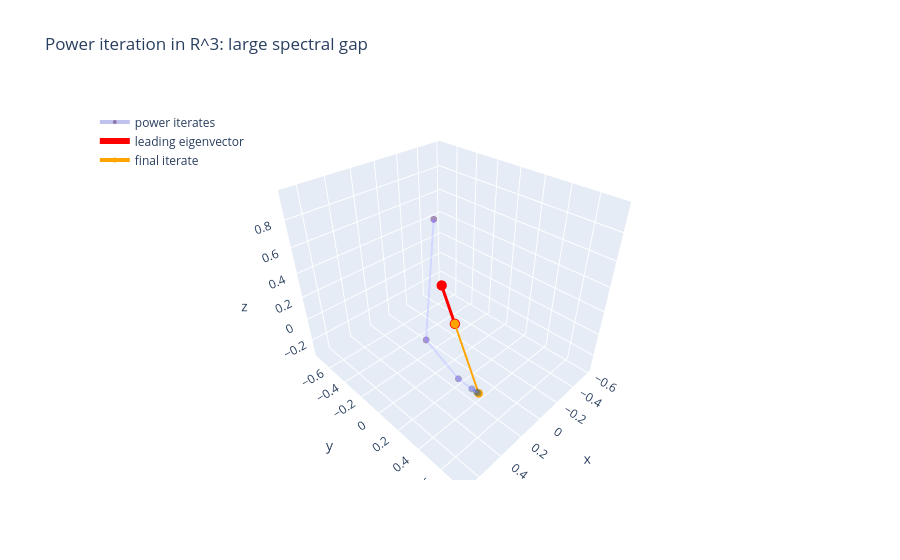
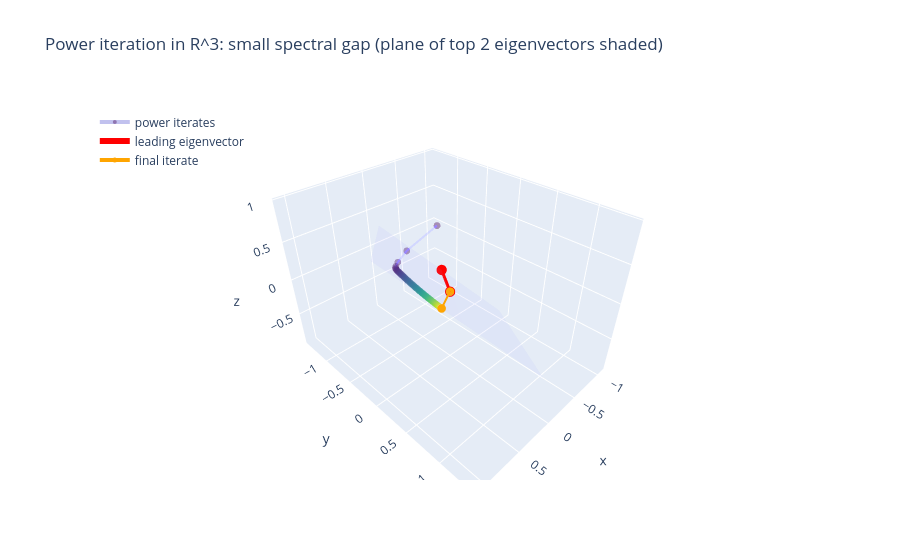

The cell these charts' notebook holds for them, in order:
### Markdown cell above
## Power method in 3D: spectral gap experiments

We now visualize the power method on simple \(3 \times 3\) symmetric matrices, once with a **large spectral gap** and once with a **small spectral gap**. The figures are interactive: rotate them and inspect how the iterates line up with the leading eigenvector.

### Code cell
import numpy as np
import plotly.graph_objects as go


def power_iteration(A: np.ndarray, b0: np.ndarray, num_iters: int) -> np.ndarray:
    """Return the normalized power method iterates b_0, ..., b_num_iters in R^3."""
    b = b0 / np.linalg.norm(b0)
    iters = [b.copy()]
    for _ in range(num_iters):
        b = A @ b
        b = b / np.linalg.norm(b)
        iters.append(b.copy())
    return np.stack(iters, axis=0)


def make_power_figure(iters: np.ndarray,
                      eigenvectors: np.ndarray,
                      title: str,
                      plane_vectors: tuple[np.ndarray, np.ndarray] | None = None) -> go.Figure:
    """Interactive 3D visualization of power method iterates in R^3.

    - "iters" has shape (T, 3) and contains the normalized vectors.
    - "eigenvectors" is a 3x3 orthogonal matrix; first column is the leading eigenvector.
    - If "plane_vectors" is given, shade the plane they span translucently.
    """
    xs, ys, zs = iters[:, 0], iters[:, 1], iters[:, 2]

    fig = go.Figure()

    # Translucent trajectory of all intermediate vectors
    fig.add_trace(
        go.Scatter3d(
            x=xs,
            y=ys,
            z=zs,
            mode="lines+markers",
            marker=dict(
                size=4,
                color=np.linspace(0.0, 1.0, len(xs)),
                colorscale="Viridis",
                opacity=0.4,
            ),
            line=dict(color="rgba(50, 50, 200, 0.3)", width=4),
            name="power iterates",
        )
    )

    # Leading eigenvector (opaque)
    v1 = eigenvectors[:, 0]
    fig.add_trace(
        go.Scatter3d(
            x=[0.0, float(v1[0])],
            y=[0.0, float(v1[1])],
            z=[0.0, float(v1[2])],
            mode="lines+markers",
            line=dict(color="red", width=6),
            marker=dict(size=6, color="red"),
            name="leading eigenvector",
        )
    )

    # Last iterate (opaque, slightly different color)
    v_last = iters[-1]
    fig.add_trace(
        go.Scatter3d(
            x=[0.0, float(v_last[0])],
            y=[0.0, float(v_last[1])],
            z=[0.0, float(v_last[2])],
            mode="lines+markers",
            line=dict(color="orange", width=4),
            marker=dict(size=5, color="orange"),
            name="final iterate",
        )
    )

    # Optionally: shade the plane spanned by two eigenvectors
    if plane_vectors is not None:
        u, v = plane_vectors
        grid = np.linspace(-1.0, 1.0, 7)
        U, V = np.meshgrid(grid, grid)
        X = u[0] * U + v[0] * V
        Y = u[1] * U + v[1] * V
        Z = u[2] * U + v[2] * V

        fig.add_trace(
            go.Surface(
                x=X,
                y=Y,
                z=Z,
                opacity=0.3,
                showscale=False,
                colorscale=[[0.0, "rgba(150, 150, 255, 0.3)"], [1.0, "rgba(150, 150, 255, 0.3)"]],
                name="plane of top 2 eigenvectors",
            )
        )

    # Make the axes comparable and the origin visible
    axis_range = dict(showgrid=True, zeroline=True)
    fig.update_layout(
        title=title,
        scene=dict(
            aspectmode="data",
            xaxis=axis_range,
            yaxis=axis_range,
            zaxis=axis_range,
        ),
        legend=dict(x=0.02, y=0.98),
    )

    return fig


# Fix a random orthogonal basis (shared between experiments)
np.random.seed(0)
Q, _ = np.linalg.qr(np.random.randn(3, 3))

# Random starting vector (same for both experiments)
b0 = np.random.randn(3)

# --- Large spectral gap experiment ---
# Eigenvalues: lambda1 >> lambda2, lambda3
lambdas_big = np.array([3.0, 1.0, 0.2])
A_big = Q @ np.diag(lambdas_big) @ Q.T

iters_big = power_iteration(A_big, b0, num_iters=15)
fig_big = make_power_figure(
    iters_big,
    eigenvectors=Q,
    title="Power iteration in R^3: large spectral gap",
)
fig_big.show()

# --- Small spectral gap experiment ---
# lambda1 and lambda2 are very close; plane span(e1, e2) is shaded.
lambdas_small = np.array([1.0, 0.98, 0.3])
A_small = Q @ np.diag(lambdas_small) @ Q.T

iters_small = power_iteration(A_small, b0, num_iters=80)
plane_uv = (Q[:, 0], Q[:, 1])
fig_small = make_power_figure(
    iters_small,
    eigenvectors=Q,
    title="Power iteration in R^3: small spectral gap (plane of top 2 eigenvectors shaded)",
    plane_vectors=plane_uv,
)
fig_small.show()

### Figure 1 — Plotly figure (JSON) as saved in the notebook; plotly's stock layout.template omitted (floating-point values rounded to 4 significant figures)
{"data": [{"line": {"color": "rgba(50, 50, 200, 0.3)", "width": 4}, "marker": {"color": [0.0, 0.06667, 0.1333, 0.2, 0.2667, 0.3333, 0.4, 0.4667, 0.5333, 0.6, 0.6667, 0.7333, 0.8, 0.8667, 0.9333, 1.0], "colorscale": [[0, "#440154"], [0.1111, "#482878"], [0.2222, "#3e4989"], [0.3333, "#31688e"], [0.4444, "#26828e"], [0.5556, "#1f9e89"], [0.6667, "#35b779"], [0.7778, "#6ece58"], [0.8889, "#b5de2b"], [1, "#fde725"]], "opacity": 0.4, "size": 4}, "mode": "lines+markers", "name": "power iterates", "type": "scatter3d", "x": [0.2705, 0.6833, 0.6434, 0.6078, 0.594, 0.5893, 0.5876, 0.5871, 0.5869, 0.5869, 0.5868, 0.5868, 0.5868, 0.5868, 0.5868, 0.5868], "y": [0.09489, 0.4644, 0.6547, 0.7162, 0.7359, 0.7423, 0.7444, 0.7451, 0.7454, 0.7454, 0.7455, 0.7455, 0.7455, 0.7455, 0.7455, 0.7455], "z": [0.958, 0.5633, 0.3966, 0.3429, 0.325, 0.3191, 0.3171, 0.3164, 0.3162, 0.3161, 0.3161, 0.3161, 0.3161, 0.3161, 0.3161, 0.3161]}, {"line": {"color": "red", "width": 6}, "marker": {"color": "red", "size": 6}, "mode": "lines+markers", "name": "leading eigenvector", "type": "scatter3d", "x": [0, -0.5868], "y": [0, -0.7455], "z": [0, -0.3161]}, {"line": {"color": "orange", "width": 4}, "marker": {"color": "orange", "size": 5}, "mode": "lines+markers", "name": "final iterate", "type": "scatter3d", "x": [0, 0.5868], "y": [0, 0.7455], "z": [0, 0.3161]}], "layout": {"legend": {"x": 0.02, "y": 0.98}, "scene": {"aspectmode": "data", "xaxis": {"showgrid": true, "zeroline": true}, "yaxis": {"showgrid": true, "zeroline": true}, "zaxis": {"showgrid": true, "zeroline": true}}, "title": {"text": "Power iteration in R^3: large spectral gap"}}}

### Figure 2 — Plotly figure (JSON) as saved in the notebook; plotly's stock layout.template omitted (floating-point values rounded to 4 significant figures)
{"data": [{"line": {"color": "rgba(50, 50, 200, 0.3)", "width": 4}, "marker": {"color": [0.0, 0.0125, 0.025, 0.0375, 0.05, 0.0625, 0.075, 0.0875, 0.1, 0.1125, 0.125, 0.1375, 0.15, 0.1625, 0.175, 0.1875, 0.2, 0.2125, 0.225, 0.2375, 0.25, 0.2625, 0.275, 0.2875, 0.3, 0.3125, 0.325, 0.3375, 0.35, 0.3625, 0.375, 0.3875, 0.4, 0.4125, 0.425, 0.4375, 0.45, 0.4625, 0.475, 0.4875, 0.5, 0.5125, 0.525, 0.5375, 0.55, 0.5625, 0.575, 0.5875, 0.6, 0.6125, 0.625, 0.6375, 0.65, 0.6625, 0.675, 0.6875, 0.7, 0.7125, 0.725, 0.7375, 0.75, 0.7625, 0.775, 0.7875, 0.8, 0.8125, 0.825, 0.8375, 0.85, 0.8625, 0.875, 0.8875, 0.9, 0.9125, 0.925, 0.9375, 0.95, 0.9625, 0.975, 0.9875, 1.0], "colorscale": [[0, "#440154"], [0.1111, "#482878"], [0.2222, "#3e4989"], [0.3333, "#31688e"], [0.4444, "#26828e"], [0.5556, "#1f9e89"], [0.6667, "#35b779"], [0.7778, "#6ece58"], [0.8889, "#b5de2b"], [1, "#fde725"]], "opacity": 0.4, "size": 4}, "mode": "lines+markers", "name": "power iterates", "type": "scatter3d", "x": [0.2705, 0.6084, 0.7102, 0.7398, 0.7494, 0.753, 0.7548, 0.756, 0.7569, 0.7578, 0.7585, 0.7592, 0.7597, 0.7602, 0.7606, 0.761, 0.7612, 0.7614, 0.7615, 0.7616, 0.7615, 0.7614, 0.7612, 0.761, 0.7606, 0.7602, 0.7598, 0.7592, 0.7586, 0.758, 0.7572, 0.7564, 0.7556, 0.7547, 0.7538, 0.7528, 0.7517, 0.7506, 0.7495, 0.7483, 0.747, 0.7458, 0.7445, 0.7431, 0.7417, 0.7403, 0.7389, 0.7374, 0.7359, 0.7344, 0.7329, 0.7313, 0.7298, 0.7282, 0.7266, 0.725, 0.7233, 0.7217, 0.72, 0.7184, 0.7167, 0.7151, 0.7134, 0.7117, 0.7101, 0.7084, 0.7067, 0.7051, 0.7034, 0.7018, 0.7001, 0.6985, 0.6969, 0.6952, 0.6936, 0.692, 0.6904, 0.6889, 0.6873, 0.6857, 0.6842], "y": [0.09489, 0.03202, 0.01491, 0.01639, 0.02369, 0.03276, 0.04239, 0.05219, 0.06204, 0.07191, 0.08178, 0.09164, 0.1015, 0.1113, 0.1211, 0.1309, 0.1406, 0.1503, 0.16, 0.1696, 0.1791, 0.1886, 0.198, 0.2074, 0.2167, 0.2259, 0.235, 0.2441, 0.2531, 0.262, 0.2708, 0.2795, 0.2881, 0.2966, 0.305, 0.3133, 0.3216, 0.3297, 0.3377, 0.3456, 0.3533, 0.361, 0.3686, 0.376, 0.3833, 0.3906, 0.3977, 0.4047, 0.4115, 0.4183, 0.4249, 0.4315, 0.4379, 0.4442, 0.4504, 0.4565, 0.4625, 0.4683, 0.4741, 0.4798, 0.4853, 0.4907, 0.4961, 0.5013, 0.5064, 0.5115, 0.5164, 0.5212, 0.526, 0.5306, 0.5351, 0.5396, 0.544, 0.5482, 0.5524, 0.5565, 0.5605, 0.5645, 0.5683, 0.5721, 0.5758], "z": [0.958, 0.7929, 0.7039, 0.6726, 0.6617, 0.6572, 0.6546, 0.6525, 0.6505, 0.6485, 0.6465, 0.6444, 0.6423, 0.6401, 0.6378, 0.6354, 0.633, 0.6306, 0.6281, 0.6255, 0.6229, 0.6202, 0.6175, 0.6148, 0.612, 0.6091, 0.6062, 0.6033, 0.6004, 0.5974, 0.5944, 0.5913, 0.5883, 0.5852, 0.5821, 0.5789, 0.5758, 0.5726, 0.5695, 0.5663, 0.5631, 0.5599, 0.5567, 0.5535, 0.5503, 0.5472, 0.544, 0.5408, 0.5376, 0.5345, 0.5313, 0.5282, 0.5251, 0.522, 0.5189, 0.5158, 0.5128, 0.5097, 0.5067, 0.5037, 0.5008, 0.4978, 0.4949, 0.4921, 0.4892, 0.4864, 0.4836, 0.4808, 0.4781, 0.4754, 0.4727, 0.47, 0.4674, 0.4649, 0.4623, 0.4598, 0.4573, 0.4548, 0.4524, 0.45, 0.4477]}, {"line": {"color": "red", "width": 6}, "marker": {"color": "red", "size": 6}, "mode": "lines+markers", "name": "leading eigenvector", "type": "scatter3d", "x": [0, -0.5868], "y": [0, -0.7455], "z": [0, -0.3161]}, {"line": {"color": "orange", "width": 4}, "marker": {"color": "orange", "size": 5}, "mode": "lines+markers", "name": "final iterate", "type": "scatter3d", "x": [0, 0.6842], "y": [0, 0.5758], "z": [0, 0.4477]}, {"colorscale": [[0, "rgba(150, 150, 255, 0.3)"], [1, "rgba(150, 150, 255, 0.3)"]], "name": "plane of top 2 eigenvectors", "opacity": 0.3, "showscale": false, "type": "surface", "x": [[0.1015, -0.09416, -0.2898, -0.4854, -0.681, -0.8766, -1.072], [0.2633, 0.06764, -0.128, -0.3236, -0.5192, -0.7148, -0.9104], [0.425, 0.2294, 0.03382, -0.1618, -0.3574, -0.553, -0.7486], [0.5868, 0.3912, 0.1956, 0.0, -0.1956, -0.3912, -0.5868], [0.7486, 0.553, 0.3574, 0.1618, -0.03382, -0.2294, -0.425], [0.9104, 0.7148, 0.5192, 0.3236, 0.128, -0.06764, -0.2633], [1.072, 0.8766, 0.681, 0.4854, 0.2898, 0.09416, -0.1015]], "y": [[1.382, 1.133, 0.8848, 0.6363, 0.3878, 0.1393, -0.1092], [1.17, 0.9212, 0.6727, 0.4242, 0.1757, -0.07277, -0.3213], [0.9576, 0.7091, 0.4606, 0.2121, -0.03639, -0.2849, -0.5334], [0.7455, 0.497, 0.2485, -0.0, -0.2485, -0.497, -0.7455], [0.5334, 0.2849, 0.03639, -0.2121, -0.4606, -0.7091, -0.9576], [0.3213, 0.07277, -0.1757, -0.4242, -0.6727, -0.9212, -1.17], [0.1092, -0.1393, -0.3878, -0.6363, -0.8848, -1.133, -1.382]], "z": [[-0.2835, -0.3889, -0.4942, -0.5996, -0.7049, -0.8103, -0.9157], [-0.08367, -0.189, -0.2944, -0.3997, -0.5051, -0.6104, -0.7158], [0.1162, 0.01084, -0.09451, -0.1999, -0.3052, -0.4106, -0.5159], [0.3161, 0.2107, 0.1054, 0.0, -0.1054, -0.2107, -0.3161], [0.5159, 0.4106, 0.3052, 0.1999, 0.09451, -0.01084, -0.1162], [0.7158, 0.6104, 0.5051, 0.3997, 0.2944, 0.189, 0.08367], [0.9157, 0.8103, 0.7049, 0.5996, 0.4942, 0.3889, 0.2835]]}], "layout": {"legend": {"x": 0.02, "y": 0.98}, "scene": {"aspectmode": "data", "xaxis": {"showgrid": true, "zeroline": true}, "yaxis": {"showgrid": true, "zeroline": true}, "zaxis": {"showgrid": true, "zeroline": true}}, "title": {"text": "Power iteration in R^3: small spectral gap (plane of top 2 eigenvectors shaded)"}}}
